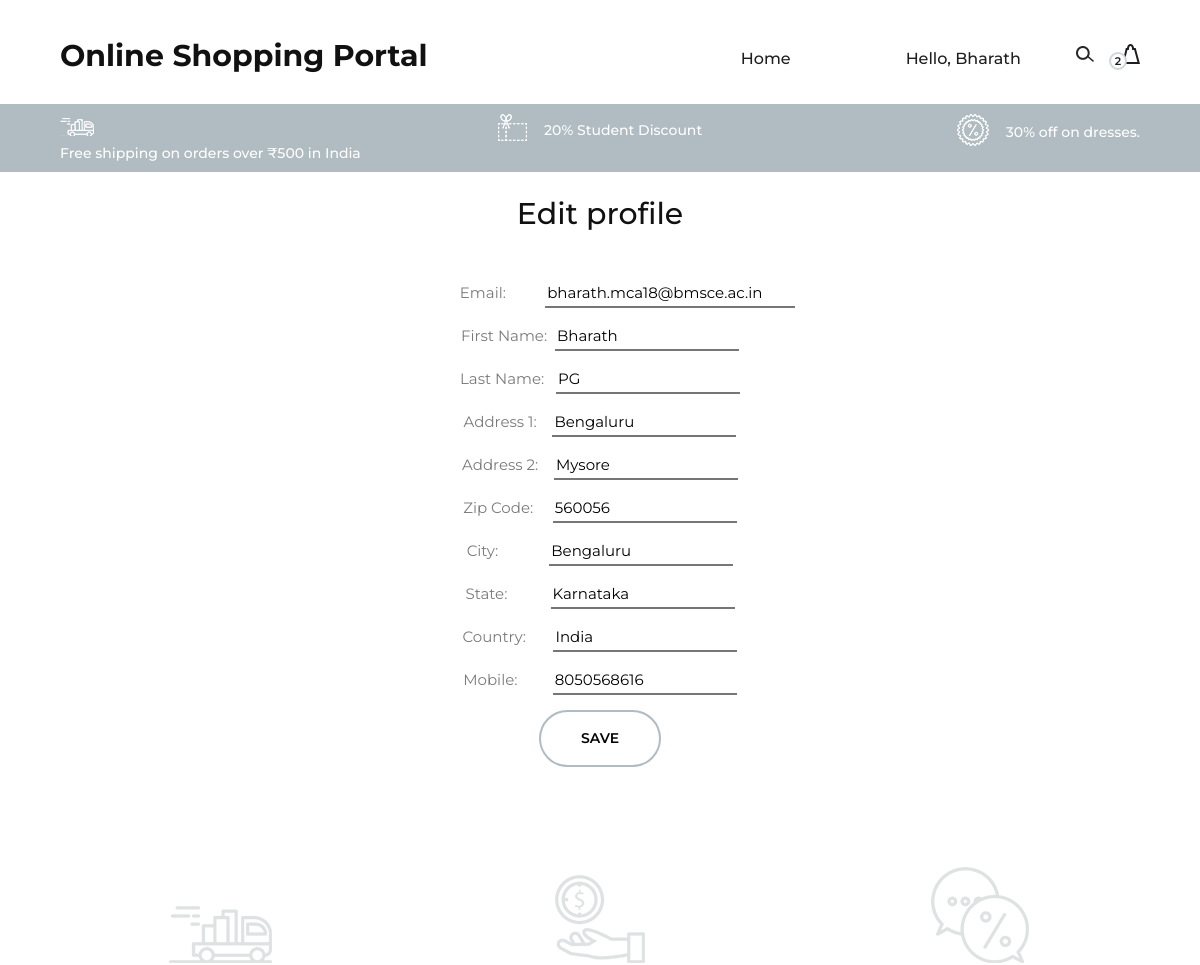
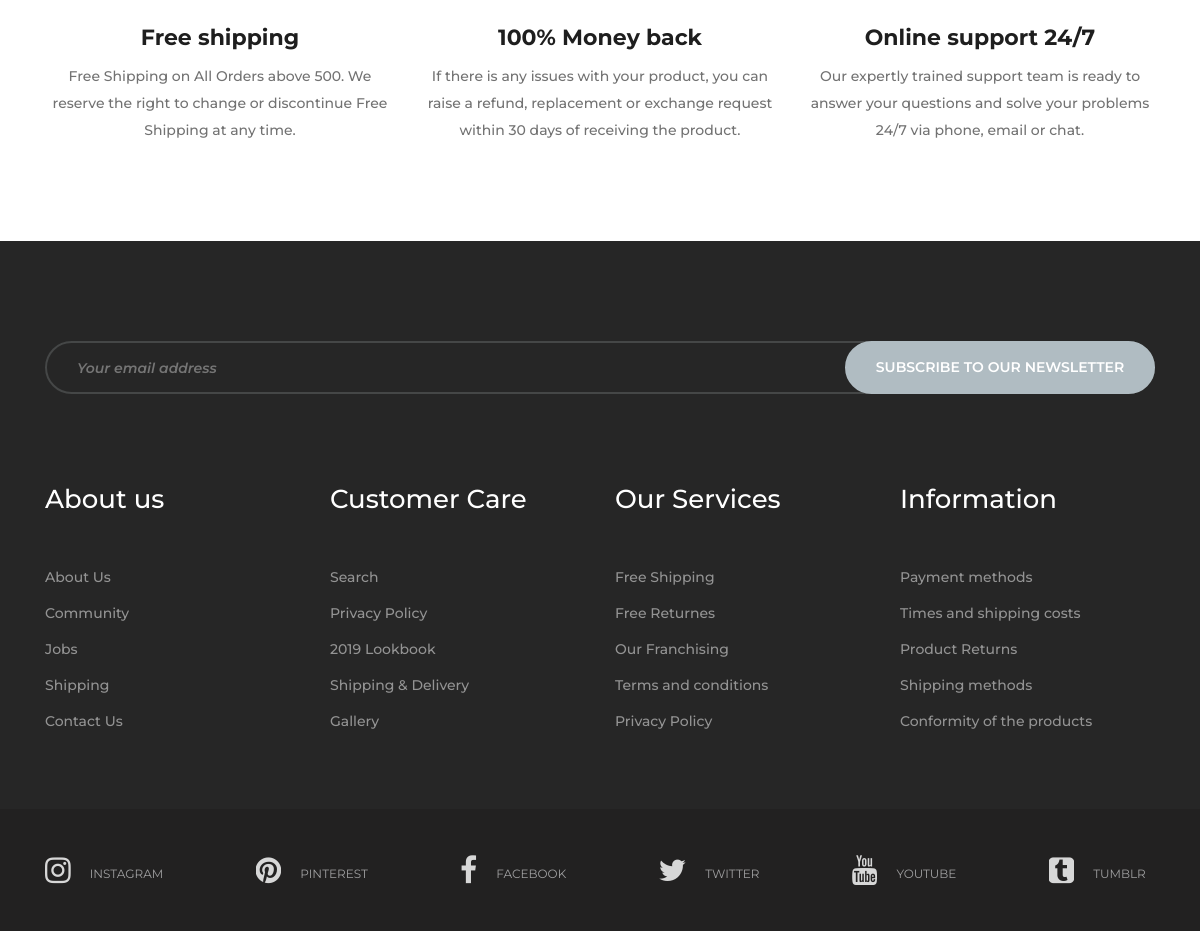
The app's page /account/profile/edit (signed in) with its own data (2 pictures, top to bottom).
### tables this page shows
CREATE TABLE users 
		(userId INTEGER PRIMARY KEY, 
		password TEXT,
		email TEXT,
		firstName TEXT,
		lastName TEXT,
		address1 TEXT,
		address2 TEXT,
		zipcode TEXT,
		city TEXT,
		state TEXT,
		country TEXT, 
		phone TEXT
		);

### main.py (the view)
@app.route("/account/profile/edit", methods=["GET", "POST"])
def editProfile():
    if 'email' not in session:
        return redirect(url_for('root'))
    loggedIn, firstName, noOfItems = getLoginDetails()
    with sqlite3.connect('database.db') as conn:
        cur = conn.cursor()
        cur.execute("SELECT userId, email, firstName, lastName, address1, address2, zipcode, city, state, country, phone FROM users WHERE email = ?", (session['email'], ))
        profileData = cur.fetchone()
    conn.close()
    msg11 = request.args.get("msg11")
    return render_template("editProfile.html", profileData=profileData, loggedIn=loggedIn, firstName=firstName, noOfItems=noOfItems, msg11=msg11)

### main.py (called while the page is built)
def getLoginDetails():
    with sqlite3.connect('database.db') as conn:
        cur = conn.cursor()
        if 'email' not in session:
            loggedIn = False
            firstName = ''
            noOfItems = 0
        else:
            loggedIn = True
            cur.execute("SELECT userId, firstName FROM users WHERE email = ?", (session['email'], ))
            userId, firstName = cur.fetchone()
            cur.execute("SELECT count(productId) FROM kart WHERE userId = ?", (userId, ))
            noOfItems = cur.fetchone()[0]
    conn.close()
    return (loggedIn, firstName, noOfItems)

### templates/editProfile.html (shortened to what this page needs)
<!DOCTYPE HTML>
<html>
<head>
<head>
    <link rel="stylesheet" href={{ url_for('static', filename="bharath/css/bootstrap.min.css")}} type="text/css" />
    <link rel="stylesheet" href={{ url_for('static', filename="bharath/css/font-awesome.min.css")}} type="text/css" />
    <link rel="stylesheet" href={{ url_for('static', filename="bharath/css/nice-select.css")}} type="text/css"/>
    <link rel="stylesheet" href={{ url_for('static', filename="bharath/css/owl.carousel.min.css")}} type="text/css"/>
    <link rel="stylesheet" href={{ url_for('static', filename="bharath/css/magnific-popup.css")}} type="text/css"/>
    <link rel="stylesheet" href={{ url_for('static', filename="bharath/css/slicknav.min.css")}} type="text/css"/>
    <link rel="stylesheet" href={{ url_for('static', filename="bharath/css/style.css")}} type="text/css"/>
</head>
    <header class="header-section" >
        <div class="container-fluid">
            <div class="inner-header">
                <div class="logo">
                    <a href="/"><h3><b>Online Shopping Portal</b></h3></a>
                </div>
                <div class="header-right">
                    <img src={{ url_for('static', filename="bharath/img/icons/search.png" )}} alt="" class="search-trigger"/>
                    <a href="/cart"><img src={{ url_for('static', filename="bharath/img/icons/bag.png" )}} alt=""/>
                        <span>{{noOfItems}}</span>
                    </a>
                </div>
                {% if not loggedIn %}
                <div class="user-access">
                    <a href="/loginForm" >Sign in</a>
                </div>
                {% else %}
                    <div>
                        <nav class="main-menu mobile-menu">
                            <ul>
                                <li><a href="">Hello, {{firstName}}</a>
                            </li>
                        </ul>
                    </nav>
                    </div>
                    {% endif %}
                <nav class="main-menu mobile-menu">
                    <ul>
                        <li><a href="/">Home</a></li>
                    </ul>
                </nav>
            </div>
        </div>
    </header>
<div class="header-info">
    <div class="container-fluid">
        <div class="row">
            <div class="col-md-4">
                <div class="header-item">
                    <img src={{url_for('static', filename="bharath/img/icons/delivery.png" )}} alt=""/>
                    <p>Free shipping on orders over ₹500 in India</p>
                </div>
            </div>
            <div class="col-md-4 text-left text-lg-center">
                <div class="header-item">
                    <img src={{url_for('static', filename="bharath/img/icons/voucher.png")}} alt=""/>
                    <p>20% Student Discount</p>
                </div>
            </div>
            <div class="col-md-4 text-left text-xl-right">
                <div class="header-item">
                <img src={{url_for('static', filename="bharath/img/icons/sales.png")}} alt=""/>
                <p>30% off on dresses. </p>
            </div>
            </div>
        </div>
    </div>
</div>
	<body>
	<center>
<div class="display"><br>
    <h3>Edit profile</h3><br>
        <br>
	<form action="/updateProfile" method="POST" >
		<p>&nbsp;&nbsp;&nbsp;&nbsp;&nbsp;&nbsp;&nbsp;&nbsp;&nbsp;&nbsp;&nbsp;&nbsp;&nbsp;&nbsp;Email:&nbsp;&nbsp;&nbsp;&nbsp;&nbsp;&nbsp;&nbsp;&nbsp;&nbsp;&nbsp;<input type="email" style="border-top-style: hidden;	border-right-style: hidden;
			border-left-style: hidden; width: 250px;" name="email"  value={{profileData[1]}} readonly="readonly"></p>
		<p>First Name:&nbsp;&nbsp;<input type="text"  name="firstName" style="border-top-style: hidden;	border-right-style: hidden;
			border-left-style: hidden; " value={{profileData[2]}}></p>
		<p>Last Name: &nbsp;&nbsp;<input type="text" name="lastName" style="border-top-style: hidden;	border-right-style: hidden;
			border-left-style: hidden; " value={{profileData[3]}}></p>
		<p>Address 1: &nbsp;&nbsp;&nbsp;<input type="text" name="address1" style="border-top-style: hidden;	border-right-style: hidden;
			border-left-style: hidden; " value={{profileData[4]}}></p>
		<p>Address 2: &nbsp;&nbsp;&nbsp;<input type="text" name="address2" style="border-top-style: hidden;	border-right-style: hidden;
			border-left-style: hidden; " value={{profileData[5]}}></p>
		<p>Zip Code: &nbsp;&nbsp;&nbsp;&nbsp;<input type="text" name="zipcode" style="border-top-style: hidden;	border-right-style: hidden;
			border-left-style: hidden; " value={{profileData[6]}}></p>
		<p>City: &nbsp;&nbsp;&nbsp;&nbsp;&nbsp;&nbsp;&nbsp;&nbsp;&nbsp;&nbsp;&nbsp;&nbsp;<input type="text" style="border-top-style: hidden;	border-right-style: hidden;
			border-left-style: hidden; " name="city" value={{profileData[7]}}></p>
		<p>State: &nbsp;&nbsp;&nbsp;&nbsp;&nbsp;&nbsp;&nbsp;&nbsp;&nbsp;&nbsp;<input type="text" name="state" style="border-top-style: hidden;	border-right-style: hidden;
			border-left-style: hidden; " value={{profileData[8]}}></p>
		<p>Country: &nbsp;&nbsp;&nbsp;&nbsp;&nbsp;&nbsp;<input type="text" style="border-top-style: hidden;	border-right-style: hidden;
			border-left-style: hidden; " name="country" value={{profileData[9]}}></p>
		<p>Mobile:&nbsp;&nbsp;&nbsp;&nbsp;&nbsp;&nbsp;&nbsp;&nbsp; <input type="text" style="border-top-style: hidden;	border-right-style: hidden;
			border-left-style: hidden; " name="phone" value={{profileData[10]}}></p>
		<input type="submit" value="Save" class="primary-btn " style="color: black; border-color: #B0BCC2; background-color: white;" >
	</form>
</div></center>
 <section class="features-section spad">
	<div class="features-ads">
		<div class="container">
			<div class="row">
				<div class="col-lg-4">
					<div class="single-features-ads first">
						<img src={{url_for('static', filename="bharath/img/icons/f-delivery.png")}} alt="" />
						<h4>Free shipping</h4>
						<p>Free Shipping on All Orders above 500. We reserve the right to change or discontinue Free Shipping at any time.  </p>
					</div>
				</div>
				<div class="col-lg-4">
					<div class="single-features-ads second">
						<img src={{url_for('static', filename="bharath/img/icons/coin.png" )}} alt="" />
						<h4>100% Money back </h4>
						<p>If there is any issues with your product, you can raise a refund, replacement or exchange request within 30 days of receiving the product.</p>
					</div>
				</div>
				<div class="col-lg-4">
					<div class="single-features-ads">
						<img src={{url_for('static', filename="bharath/img/icons/chat.png" )}} alt="" />
						<h4>Online support 24/7</h4>
						<p>Our expertly trained support team is ready to answer your questions and solve your problems 24/7 via phone, email or chat.
                        </p>
					</div>
				</div>
			</div>
		</div>
	</div>
    <footer class="footer-section spad">
        <div class="container">
            <div class="newslatter-form">
                <div class="row">
                    <div class="col-lg-12">
                        <form action="#">
                            <input type="text" placeholder="Your email address">
                            <button type="submit">Subscribe to our newsletter</button>
                        </form>
                    </div>
                </div>
            </div>
            <div class="footer-widget">
                <div class="row">
                    <div class="col-lg-3 col-sm-6">
                        <div class="single-footer-widget">
                            <h4>About us</h4>
                            <ul>
                                <li>About Us</li>
                                <li>Community</li>
                                <li>Jobs</li>
                                <li>Shipping</li>
                                <li>Contact Us</li>
                            </ul>
                        </div>
                    </div>
                    <div class="col-lg-3 col-sm-6">
                        <div class="single-footer-widget">
                            <h4>Customer Care</h4>
                            <ul>
                                <li>Search</li>
                                <li>Privacy Policy</li>
                                <li>2019 Lookbook</li>
                                <li>Shipping & Delivery</li>
                                <li>Gallery</li>
                            </ul>
                        </div>
                    </div>
                    <div class="col-lg-3 col-sm-6">
                        <div class="single-footer-widget">
                            <h4>Our Services</h4>
                            <ul>
                                <li>Free Shipping</li>
                                <li>Free Returnes</li>
                                <li>Our Franchising</li>
                                <li>Terms and conditions</li>
                                <li>Privacy Policy</li>
                            </ul>
                        </div>
                    </div>
                    <div class="col-lg-3 col-sm-6">
                        <div class="single-footer-widget">
                            <h4>Information</h4>
                            <ul>
                                <li>Payment methods</li>
                                <li>Times and shipping costs</li>
                                <li>Product Returns</li>
                                <li>Shipping methods</li>
                                <li>Conformity of the products</li>
                            </ul>
                        </div>
                    </div>
                </div>
            </div>
        </div>
        <div class="social-links-warp">
			<div class="container">
				<div class="social-links">
					<a href="" class="instagram"><i class="fa fa-instagram"></i><span>instagram</span></a>
					<a href="" class="pinterest"><i class="fa fa-pinterest"></i><span>pinterest</span></a>
					<a href="" class="facebook"><i class="fa fa-facebook"></i><span>facebook</span></a>
					<a href="" class="twitter"><i class="fa fa-twitter"></i><span>twitter</span></a>
					<a href="" class="youtube"><i class="fa fa-youtube"></i><span>youtube</span></a>
					<a href="" class="tumblr"><i class="fa fa-tumblr-square"></i><span>tumblr</span></a>
				</div>
			</div>
		</div>
	</footer>
</body>
</html>

### records on screen
users: firstName "Bharath", email "bharath.mca18@bmsce.ac.in", lastName "PG", address1 "Bengaluru", address2 "Mysore", zipcode "560056", city "Bengaluru", state "Karnataka", country "India", phone "8050568616"

### other values on screen
{{ noOfItems }} "2"
